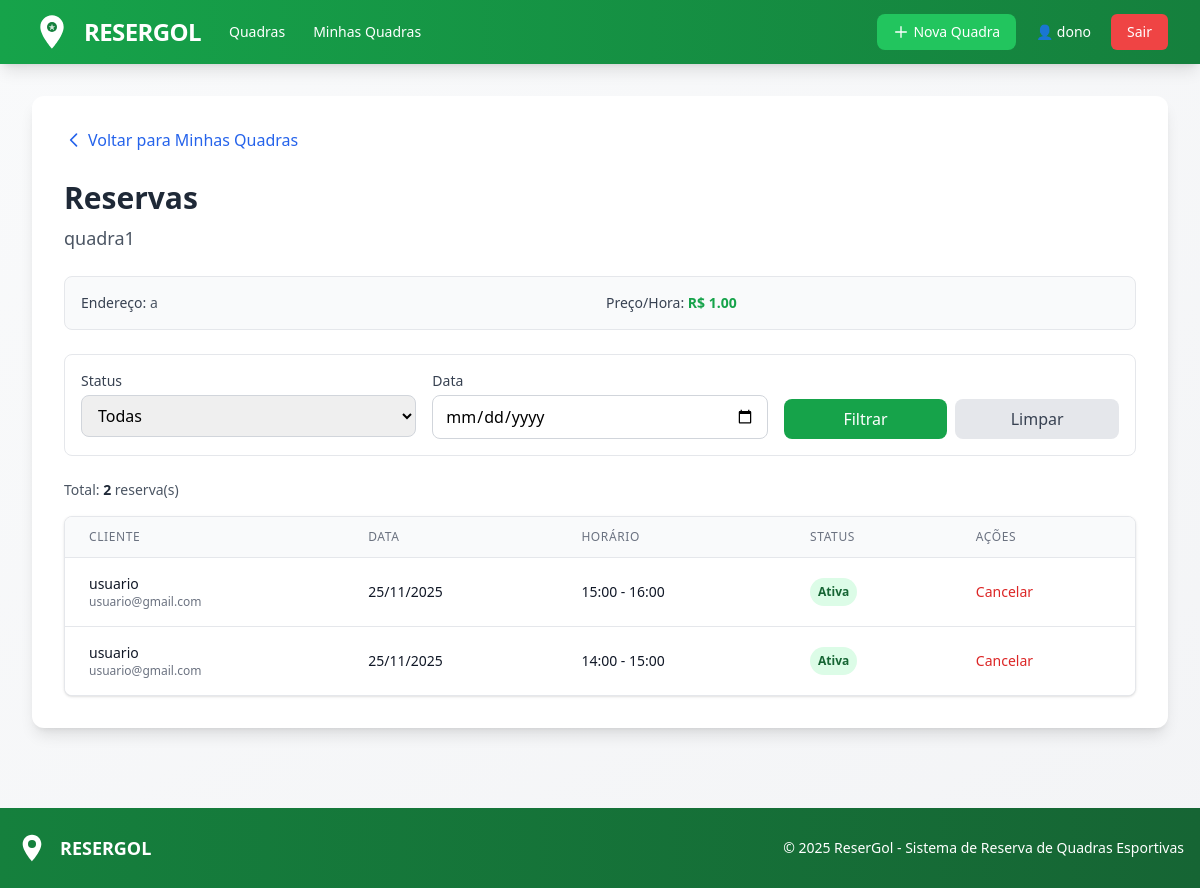
/quadra/1/reservas (signed in), run on the app's committed database.
### models/usuario_model.py (models this page shows, shortened)
class Usuario(UserMixin, db.Model):
    id = db.Column(db.Integer, primary_key=True)
    nome = db.Column(db.String(100), nullable=False)
    email = db.Column(db.String(120), unique=True, nullable=False)
    senha_hash = db.Column(db.String(200), nullable=False)
    role = db.Column(db.String(20), default='usuario', nullable=False)  # 'usuario', 'dono_quadra', 'admin'
    tentativas_login = db.Column(db.Integer, default=0)
    bloqueado_ate = db.Column(db.DateTime, nullable=True)
    quadras = db.relationship('Quadra', backref='dono', lazy=True, cascade='all, delete-orphan')
    def is_admin(self):
        return self.role == 'admin'
    def is_dono_quadra(self):
        return self.role == 'dono_quadra' or self.role == 'admin'

### models/quadra_model.py (models this page shows, shortened)
class Quadra(db.Model):
    __tablename__ = "quadra"
    id = db.Column(db.Integer, primary_key=True)
    nome = db.Column(db.String(100), nullable=False)
    endereco = db.Column(db.String(200), nullable=False)
    tipo = db.Column(db.String(50), nullable=False)
    descricao = db.Column(db.Text)
    preco_hora = db.Column(db.Float, nullable=False)
    ativa = db.Column(db.Boolean, default=True)
    dono_id = db.Column(db.Integer, db.ForeignKey('usuario.id'), nullable=False)
    criado_em = db.Column(db.DateTime, default=db.func.current_timestamp())
    datas_disponiveis = db.relationship(
        "DataDisponivel",
        backref="quadra",
        cascade="all, delete-orphan",
        lazy="dynamic",
        order_by="DataDisponivel.data"
    )

### models/reserva_model.py (models this page shows, shortened)
class Reserva(db.Model):
    id = db.Column(db.Integer, primary_key=True)
    quadra_id = db.Column(db.Integer, db.ForeignKey('quadra.id'), nullable=False)
    usuario_id = db.Column(db.Integer, db.ForeignKey('usuario.id'), nullable=False)
    data = db.Column(db.Date, nullable=False)
    hora_inicio = db.Column(db.Time, nullable=False)
    hora_fim = db.Column(db.Time, nullable=False)
    status = db.Column(db.String(20), default='ativa')  # ativa, cancelada, concluída
    criada_em = db.Column(db.DateTime, default=datetime.utcnow)
    quadra = db.relationship('Quadra', backref='reservas')
    usuario = db.relationship('Usuario', backref='reservas')

### app.py (the view)
@app.route('/quadra/<int:quadra_id>/reservas')
@login_required
def ver_reservas_quadra(quadra_id):
    from controllers.quadra_controller import QuadraController
    return QuadraController.ver_reservas_quadra(quadra_id)

### app.py (called while the page is built)
@login_manager.user_loader
def load_user(user_id):
    return Usuario.query.get(int(user_id))

### templates/quadras/reservas_quadra.html (shortened to what this page needs)
{% extends "base.html" %}
{% block content %}
    <div class="mb-6">
        <a href="{{ url_for('minhas_quadras') }}" class="inline-flex items-center text-blue-600 hover:text-blue-700 font-medium">
            <svg class="w-5 h-5 mr-1" fill="none" stroke="currentColor" viewBox="0 0 24 24">
                <path stroke-linecap="round" stroke-linejoin="round" stroke-width="2" d="M15 19l-7-7 7-7"></path>
            </svg>
            Voltar para Minhas Quadras
        </a>
    </div>
    <h2 class="text-3xl font-bold text-gray-800 mb-2">Reservas</h2>
    <p class="text-lg text-gray-600 mb-6">{{ quadra.nome }}</p>
    <div class="bg-gray-50 border border-gray-200 rounded-lg p-4 mb-6">
        <div class="grid grid-cols-1 md:grid-cols-2 gap-3 text-sm">
            <p><span class="font-medium text-gray-700">Endereço:</span> <span class="text-gray-600">{{ quadra.endereco }}</span></p>
            <p><span class="font-medium text-gray-700">Preço/Hora:</span> <span class="text-green-600 font-bold">R$ {{ "%.2f"|format(quadra.preco_hora) }}</span></p>
        </div>
    </div>
    <form method="GET" class="bg-white border border-gray-200 rounded-lg p-4 mb-6">
        <div class="grid grid-cols-1 md:grid-cols-3 gap-4">
            <div>
                <label for="status" class="block text-sm font-medium text-gray-700 mb-1">Status</label>
                <select id="status" name="status"
                        class="w-full px-3 py-2 border border-gray-300 rounded-lg focus:outline-none focus:ring-2 focus:ring-blue-500">
                    <option value="todas" {% if filtro_status == 'todas' %}selected{% endif %}>Todas</option>
                </select>
            </div>
            <div>
                <label for="data" class="block text-sm font-medium text-gray-700 mb-1">Data</label>
                <input type="date" id="data" name="data" value="{{ filtro_data }}"
                       class="w-full px-3 py-2 border border-gray-300 rounded-lg focus:outline-none focus:ring-2 focus:ring-blue-500">
            </div>
            <div class="flex items-end gap-2">
                <button type="submit"
                        class="flex-1 bg-resergol-600 hover:bg-resergol-700 text-white font-medium py-2 px-4 rounded-lg transition">
                    Filtrar
                </button>
                <a href="{{ url_for('ver_reservas_quadra', quadra_id=quadra.id) }}"
                   class="flex-1 text-center bg-gray-200 hover:bg-gray-300 text-gray-700 font-medium py-2 px-4 rounded-lg transition">
                    Limpar
                </a>
            </div>
        </div>
    </form>
    {% if reservas %}
        <p class="text-sm text-gray-600 mb-4">
            Total: <strong class="text-gray-800">{{ reservas|length }}</strong> reserva(s)
        </p>
        <div class="bg-white rounded-lg shadow overflow-hidden border border-gray-200">
            <div class="overflow-x-auto">
                <table class="min-w-full divide-y divide-gray-200">
                    <thead class="bg-gray-50">
                        <tr>
                            <th class="px-6 py-3 text-left text-xs font-medium text-gray-500 uppercase tracking-wider">Cliente</th>
                            <th class="px-6 py-3 text-left text-xs font-medium text-gray-500 uppercase tracking-wider">Data</th>
                            <th class="px-6 py-3 text-left text-xs font-medium text-gray-500 uppercase tracking-wider">Horário</th>
                            <th class="px-6 py-3 text-left text-xs font-medium text-gray-500 uppercase tracking-wider">Status</th>
                            <th class="px-6 py-3 text-left text-xs font-medium text-gray-500 uppercase tracking-wider">Ações</th>
                        </tr>
                    </thead>
                    <tbody class="bg-white divide-y divide-gray-200">
                        {% for reserva in reservas %}
                        <tr class="hover:bg-gray-50 transition">
                            <td class="px-6 py-4">
                                <div class="text-sm font-medium text-gray-900">{{ reserva.usuario.nome }}</div>
                                <div class="text-xs text-gray-500">{{ reserva.usuario.email }}</div>
                            </td>
                            <td class="px-6 py-4 whitespace-nowrap text-sm text-gray-900">
                                {{ reserva.data.strftime('%d/%m/%Y') }}
                            </td>
                            <td class="px-6 py-4 whitespace-nowrap text-sm text-gray-900">
                                {{ reserva.hora_inicio.strftime('%H:%M') }} - {{ reserva.hora_fim.strftime('%H:%M') }}
                            </td>
                            <td class="px-6 py-4 whitespace-nowrap">
                                {% if reserva.status == 'ativa' %}
                                    <span class="px-2 py-1 inline-flex text-xs leading-5 font-semibold rounded-full bg-green-100 text-green-800">
                                        Ativa
                                    </span>
                                {% elif reserva.status == 'cancelada' %}
                                    <span class="px-2 py-1 inline-flex text-xs leading-5 font-semibold rounded-full bg-red-100 text-red-800">
                                        Cancelada
                                    </span>
                                {% else %}
                                    <span class="px-2 py-1 inline-flex text-xs leading-5 font-semibold rounded-full bg-gray-100 text-gray-800">
                                        Concluída
                                    </span>
                                {% endif %}
                            </td>
                            <td class="px-6 py-4 whitespace-nowrap text-sm">
                                {% if reserva.status == 'ativa' %}
                                    <a href="{{ url_for('dono_cancelar_reserva', reserva_id=reserva.id) }}"
                                       onclick="return confirm('Tem certeza que deseja cancelar esta reserva?')"
                                       class="text-red-600 hover:text-red-900 font-medium">
                                        Cancelar
                                    </a>
                                {% else %}
                                    <span class="text-gray-400">-</span>
                                {% endif %}
                            </td>
                        </tr>
                        {% endfor %}
                    </tbody>
                </table>
            </div>
        </div>
    {% endif %}
{% endblock %}

### templates/base.html (shortened to what this page needs)
<!DOCTYPE HTML>
<html lang="pt-BR">
<head>
    <script src="https://cdn.tailwindcss.com"></script>
</head>
<body class="bg-gradient-to-br from-gray-50 to-gray-100 min-h-screen">
    <nav class="bg-gradient-to-r from-resergol-600 to-resergol-700 shadow-lg">
        <div class="max-w-7xl mx-auto px-4 sm:px-6 lg:px-8">
            <div class="flex items-center justify-between h-16">
                <div class="flex items-center space-x-4">
                    <a href="{{ url_for('index') }}" class="flex items-center space-x-3 hover:opacity-90 transition">
                        <span class="text-white font-bold text-2xl tracking-tight">RESERGOL</span>
                    </a>
                    {% if current_user.is_authenticated %}
                        <div class="hidden md:flex items-center space-x-1 ml-8">
                            {% if not current_user.is_admin() %}
                                <a href="{{ url_for('listar_quadras') }}" class="text-white hover:bg-resergol-500 px-3 py-2 rounded-md text-sm font-medium transition">
                                    Quadras
                                </a>
                            {% endif %}
                            {% if current_user.is_dono_quadra() and not current_user.is_admin() %}
                                <a href="{{ url_for('minhas_quadras') }}" class="text-white hover:bg-resergol-500 px-3 py-2 rounded-md text-sm font-medium transition">
                                    Minhas Quadras
                                </a>
                            {% endif %}
                        </div>
                    {% endif %}
                </div>
                                <div class="flex items-center space-x-2">
                    {% if current_user.is_authenticated %}
                        {% if current_user.is_dono_quadra() and not current_user.is_admin() %}
                            <a href="{{ url_for('cadastrar_quadra') }}"
                               class="inline-flex items-center px-4 py-2 bg-green-500 hover:bg-green-600 text-white font-medium text-sm rounded-lg transition duration-200">
                                <svg class="w-4 h-4 mr-1" fill="none" stroke="currentColor" viewBox="0 0 24 24">
                                    <path stroke-linecap="round" stroke-linejoin="round" stroke-width="2" d="M12 4v16m8-8H4"></path>
                                </svg>
                                Nova Quadra
                            </a>
                        {% endif %}
                        <a href="{{ url_for('perfil') }}" class="text-white hover:bg-resergol-500 px-3 py-2 rounded-md text-sm font-medium transition">
                            👤 {{ current_user.nome.split()[0] }}
                        </a>
                        <a href="{{ url_for('logout') }}" class="bg-red-500 hover:bg-red-600 text-white px-4 py-2 rounded-md text-sm font-medium transition">
                            Sair
                        </a>
                    {% endif %}
                </div>
            </div>
        </div>
    </nav>
    <div class="max-w-7xl mx-auto px-4 sm:px-6 lg:px-8 py-8">
        <div class="bg-white rounded-xl shadow-lg p-6 md:p-8">
            {% block content %}{% endblock %}
        </div>
    </div>
    <footer class="bg-gradient-to-r from-resergol-700 to-resergol-800 text-white mt-12">
        <div class="max-w-7xl mx-auto px-4 py-6">
            <div class="flex flex-col md:flex-row justify-between items-center">
                <div class="flex items-center space-x-3 mb-4 md:mb-0">
                    <svg class="h-8 w-8 text-white" viewBox="0 0 24 24" fill="currentColor">
                        <path d="M12 2C8.13 2 5 5.13 5 9c0 5.25 7 13 7 13s7-7.75 7-13c0-3.87-3.13-7-7-7zm0 9.5c-1.38 0-2.5-1.12-2.5-2.5s1.12-2.5 2.5-2.5 2.5 1.12 2.5 2.5-1.12 2.5-2.5 2.5z"/>
                        <circle cx="12" cy="9" r="3" fill="#15803d"/>
                    </svg>
                    <span class="font-bold text-lg">RESERGOL</span>
                </div>
                <p class="text-sm text-center">&copy; 2025 ReserGol - Sistema de Reserva de Quadras Esportivas</p>
            </div>
        </div>
    </footer>
</body>
</html>

### data on the page
Usuario: nome "dono"
Quadra: nome "quadra1", endereco "a", preco_hora "1.00"
Reserva: usuario.nome "usuario", usuario.email "usuario@gmail.com", data "25/11/2025", hora_inicio "15:00", hora_fim "16:00", status "Ativa"
Reserva: usuario.nome "usuario", usuario.email "usuario@gmail.com", data "25/11/2025", hora_inicio "14:00", hora_fim "15:00", status "Ativa"

### other printed values
{{ reservas|length }} "2"
